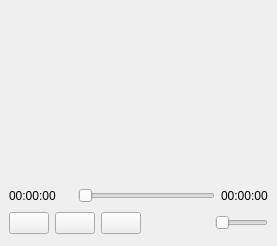
<?xml version="1.0" encoding="UTF-8"?>
<ui version="4.0">
 <class>Player</class>
 <widget class="QMainWindow" name="Player">
  <property name="geometry">
   <rect>
    <x>0</x>
    <y>0</y>
    <width>277</width>
    <height>246</height>
   </rect>
  </property>
  <property name="windowTitle">
   <string>MainWindow</string>
  </property>
  <widget class="QWidget" name="centralwidget">
   <layout class="QGridLayout" name="gridLayout">
    <item row="0" column="0" colspan="7">
     <widget class="Phonon::VideoPlayer" name="videoPlayer"/>
    </item>
    <item row="1" column="0" colspan="2">
     <widget class="QLabel" name="timeLabel">
      <property name="text">
       <string>00:00:00</string>
      </property>
     </widget>
    </item>
    <item row="1" column="2" colspan="4">
     <widget class="QSlider" name="timeSlider">
      <property name="orientation">
       <enum>Qt::Horizontal</enum>
      </property>
     </widget>
    </item>
    <item row="1" column="6">
     <widget class="QLabel" name="lengthLabel">
      <property name="text">
       <string>00:00:00</string>
      </property>
     </widget>
    </item>
    <item row="2" column="0">
     <widget class="QPushButton" name="prevButton">
      <property name="text">
       <string/>
      </property>
     </widget>
    </item>
    <item row="2" column="1" colspan="2">
     <widget class="QPushButton" name="playButton">
      <property name="text">
       <string/>
      </property>
     </widget>
    </item>
    <item row="2" column="3">
     <widget class="QPushButton" name="nextButton">
      <property name="text">
       <string/>
      </property>
     </widget>
    </item>
    <item row="2" column="4">
     <spacer name="horizontalSpacer">
      <property name="orientation">
       <enum>Qt::Horizontal</enum>
      </property>
      <property name="sizeHint" stdset="0">
       <size>
        <width>93</width>
        <height>28</height>
       </size>
      </property>
     </spacer>
    </item>
    <item row="2" column="5" colspan="2">
     <widget class="QSlider" name="volumeSlider">
      <property name="orientation">
       <enum>Qt::Horizontal</enum>
      </property>
     </widget>
    </item>
   </layout>
  </widget>
  <widget class="QMenuBar" name="menubar">
   <property name="geometry">
    <rect>
     <x>0</x>
     <y>0</y>
     <width>277</width>
     <height>18</height>
    </rect>
   </property>
  </widget>
 </widget>
 <customwidgets>
  <customwidget>
   <class>Phonon::VideoPlayer</class>
   <extends>QWidget</extends>
   <header location="global">phonon/videoplayer.h</header>
  </customwidget>
 </customwidgets>
 <resources/>
 <connections/>
</ui>
